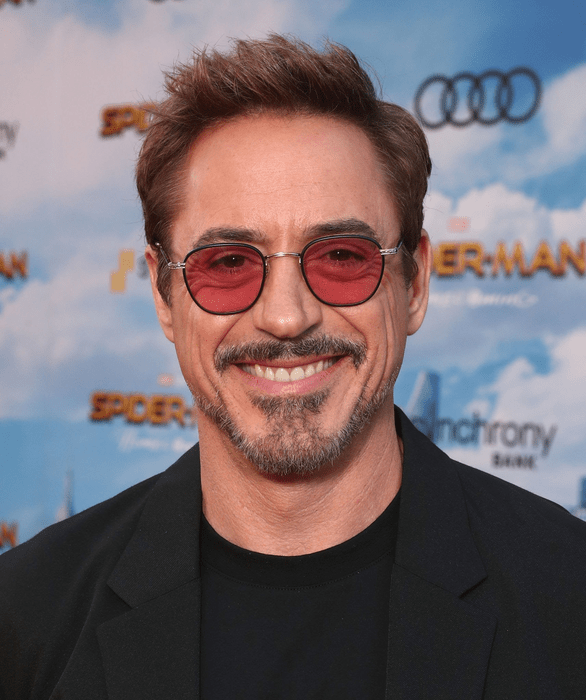
#> input picture RDJ.png, 586 x 700 px
$ python image-face-detection.py
#> lines starting #> are read from the running program, lines starting #| are printed output that depends on the picture; after the words box and inside, x2 and y2 are one past the last pixel; in counts of white or black regions, pixels touching at a corner belong together
import cv2


"""
    General algorith we will be using.
    -> first get the trained data set.
    -> read the colored images.
    -> conver the images to black and white(gray-scale)
    -> apply the trained algorith on it.
"""

# load the pre-trained data.
trained_face_data = cv2.CascadeClassifier(
    "haarcascade_frontalface_default.xml")

# now we need to read the image.
image_read = cv2.imread("RDJ.png")
#> image_read is the input picture: shape (700, 586, 3); mean B, G, R 110.6, 106, 117.8


# convert the image to grayscale.
gray_sclae_img = cv2.cvtColor(image_read, cv2.COLOR_BGR2GRAY)
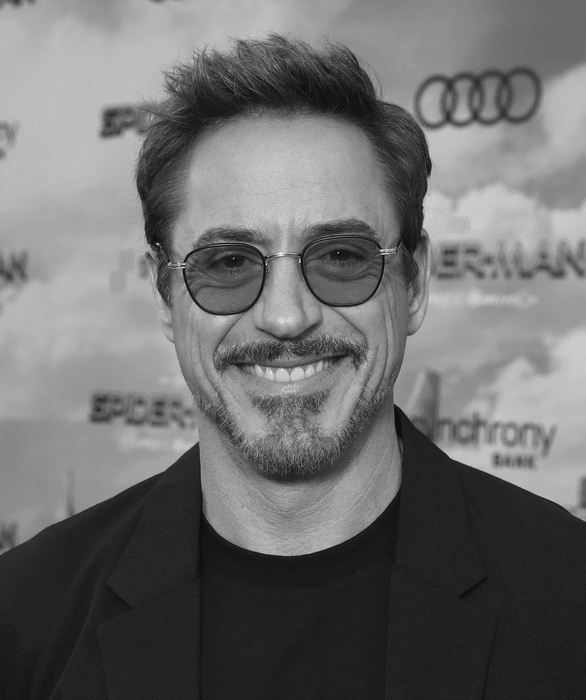
#> gray_sclae_img: shape (700, 586); min 14, max 225, mean 110.1

# now detect teh face.
face_coordinates = trained_face_data.detectMultiScale(gray_sclae_img)
#> face_coordinates = [[107, 120, 367, 367]]
print(face_coordinates)
#| [[107 120 367 367]]

# now draw the rectangle on the image.
for (x, y, w, h) in face_coordinates:
    cv2.rectangle(image_read, (x, y), (x+ w, y+h), (0, 255, 0), 2)
#> this loop made 1 pass
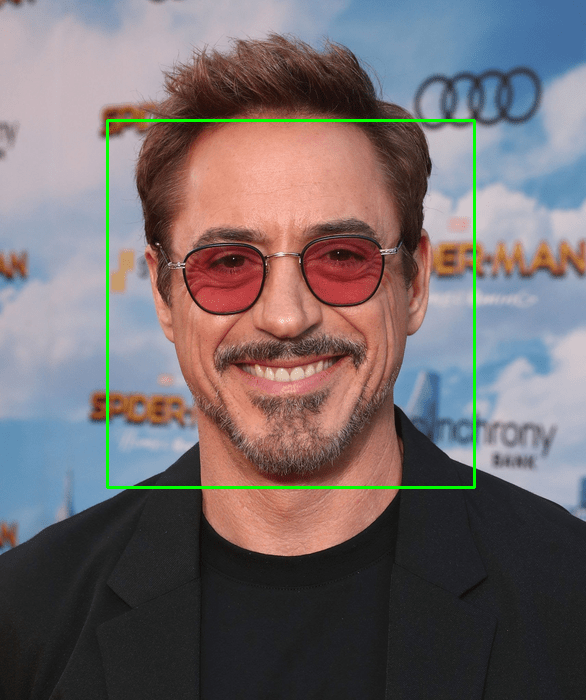
#> image_read: shape (700, 586, 3); 1.07% of pixels changed, all inside (x1, y1, x2, y2) = (106, 119, 476, 489)

# show the image.
cv2.imshow("Face detection app", image_read)

# the following function will hold the window displaying the image until any key is pressed.
cv2.waitKey()


print("Code completed!")
